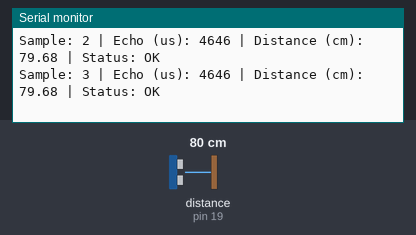
A sketch run on a simulated Arduino Uno, built with avr-gcc and run on an emulated ATmega328P. Parts: the last lines printed to the serial monitor. Wiring (inferred from the names in the program): ultrasonic range finder: trigger pin 18; echo pin 19. The test bench sets the inputs (shaded band); at power-on: distance to the obstacle (sensor on pin 19) 80 cm. The echo pulse lasts 58.3 µs per cm.

Above: at 2.2 s.
2.3 s: distance to the obstacle (sensor on pin 19) set to 4 cm
At 2.9 s:
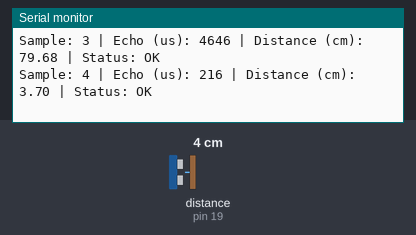
3.8 s: distance to the obstacle (sensor on pin 19) set to 2 cm
At 4.4 s:
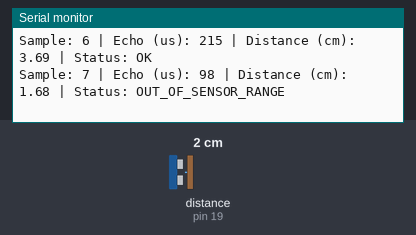
Timing chart, 0 to 6.8 s (numbered marks = the images above; inputs shaded):
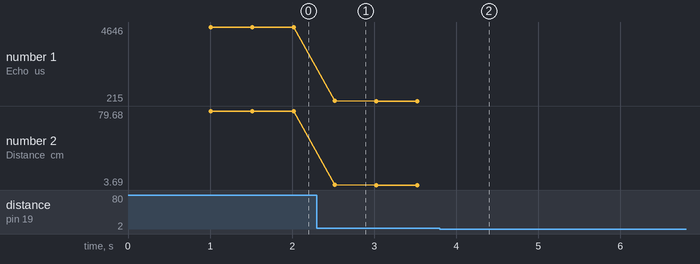

The sketch:

calibration_reader.ino
```cpp
// Collect raw distances without a volume table, endpoint limits, or filtering.
const int TRIG_PIN = 18;
const int ECHO_PIN = 19;
const unsigned long ECHO_TIMEOUT_US = 30000;
const float SOUND_CM_PER_US = 0.0343f;
unsigned long sampleNumber = 0;

void setup() {
  Serial.begin(115200);
  pinMode(TRIG_PIN, OUTPUT);
  digitalWrite(TRIG_PIN, LOW);
  pinMode(ECHO_PIN, INPUT);
  delay(1000);
  Serial.println("Raw calibration reader | Record the water volume separately");
}

void loop() {
  digitalWrite(TRIG_PIN, LOW);
  delayMicroseconds(2);
  digitalWrite(TRIG_PIN, HIGH);
  delayMicroseconds(10);
  digitalWrite(TRIG_PIN, LOW);

  const unsigned long echoTimeUs = pulseIn(ECHO_PIN, HIGH, ECHO_TIMEOUT_US);
  Serial.print("Sample: ");
  Serial.print(++sampleNumber);

  if (echoTimeUs == 0) {
    Serial.println(" | ERROR: no complete echo within 30 ms");
  } else {
    const float distanceCm = echoTimeUs * SOUND_CM_PER_US / 2.0f;
    Serial.print(" | Echo (us): ");
    Serial.print(echoTimeUs);
    Serial.print(" | Distance (cm): ");
    Serial.print(distanceCm, 2);
    if (distanceCm < 2.0f || distanceCm > 400.0f) {
      Serial.println(" | Status: OUT_OF_SENSOR_RANGE");
    } else {
      Serial.println(" | Status: OK");
    }
  }

  delay(500);
}
```

Measured:
- the behaviour switches between 3 and 2 cm on distance to the obstacle (sensor on pin 19) (found by bisection; images 1 and 2)
- after the input at 2.3 s, the serial monitor: prints a new line after 0.22 s (image 1)
- after the input at 3.8 s, the serial monitor: prints a new line after 0.23 s (image 2)
- plotted number 1: 4646 → 215 after the input at 2.3 s
- plotted number 2: 79.68 → 3.69 after the input at 2.3 s
